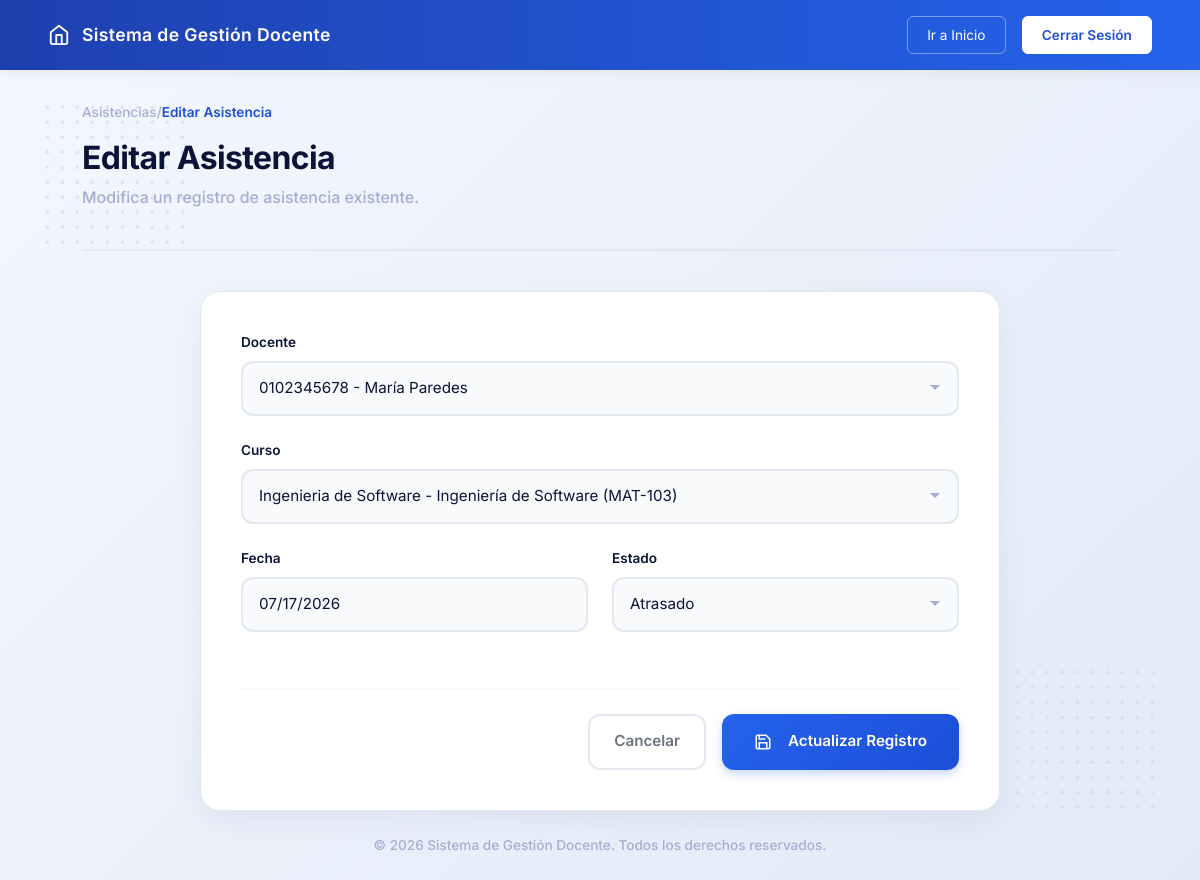
/asistencias-docente?accion=editar&id_asistencia=6 (signed in), run on the app's committed database.
### tables this page shows
CREATE TABLE asistencias (
    id_asistencia INT(11) NOT NULL AUTO_INCREMENT,
    id_curso INT(11) NOT NULL,
    id_docente INT(11) NOT NULL,
    fecha DATE NOT NULL DEFAULT (CURRENT_DATE),
    fecha_modificacion TIMESTAMP NOT NULL DEFAULT CURRENT_TIMESTAMP,
    fecha_creacion TIMESTAMP NOT NULL DEFAULT CURRENT_TIMESTAMP,
    estado ENUM(
        'presente',
        'ausente',
        'atrasado'
    ) NOT NULL DEFAULT 'presente',

    PRIMARY KEY(id_asistencia),

    CONSTRAINT fk_asistencia_curso
        FOREIGN KEY(id_curso)
        REFERENCES cursos(id_curso),

    CONSTRAINT fk_asistencia_docente
        FOREIGN KEY(id_docente)
        REFERENCES docentes(id_docente)

);

CREATE TABLE docentes (
    id_docente INT(11) NOT NULL AUTO_INCREMENT,
    cedula VARCHAR(10) NOT NULL,
    primer_nombre VARCHAR(100) NOT NULL,
    segundo_nombre VARCHAR(100) DEFAULT NULL,
    primer_apellido VARCHAR(100) NOT NULL,
    segundo_apellido VARCHAR(100) DEFAULT NULL,
    especialidad VARCHAR(100) NOT NULL,
    fecha_modificacion TIMESTAMP NOT NULL DEFAULT CURRENT_TIMESTAMP,
    fecha_creacion TIMESTAMP NOT NULL DEFAULT CURRENT_TIMESTAMP,
    estado ENUM('activo','inactivo') NOT NULL DEFAULT 'activo',

    PRIMARY KEY(id_docente),
    UNIQUE KEY uk_docente_cedula(cedula)
);

CREATE TABLE cursos (
    id_curso INT(11) NOT NULL AUTO_INCREMENT,
    id_docente INT(11) NOT NULL,
    id_asignatura INT(11) NOT NULL,
    paralelo VARCHAR(10) NOT NULL,
    nombre VARCHAR(100) NOT NULL,
    horario VARCHAR(100) NOT NULL,
    descripcion VARCHAR(200) NOT NULL,
    cantidad_alumnos INT(11) NOT NULL DEFAULT 0,
    fecha_modificacion TIMESTAMP NOT NULL DEFAULT CURRENT_TIMESTAMP,
    fecha_creacion TIMESTAMP NOT NULL DEFAULT CURRENT_TIMESTAMP,
    estado ENUM('activo','inactivo') NOT NULL DEFAULT 'activo',

    PRIMARY KEY(id_curso),

    CONSTRAINT fk_curso_docente
        FOREIGN KEY(id_docente)
        REFERENCES docentes(id_docente),

    CONSTRAINT fk_curso_asignatura
        FOREIGN KEY(id_asignatura)
        REFERENCES asignaturas(id_asignatura)

);

CREATE TABLE asignaturas (
    id_asignatura INT(11) NOT NULL AUTO_INCREMENT,
    codigo VARCHAR(20) NOT NULL,
    nombre VARCHAR(100) NOT NULL,
    semestre ENUM(
        'Primer',
        'Segundo',
        'Tercero',
        'Cuarto',
        'Quinto',
        'Sexto',
        'Septimo',
        'Octavo',
        'Noveno',
        'Decimo'
    ) NOT NULL,
    creditos INT(2) NOT NULL,
    fecha_modificacion TIMESTAMP NOT NULL DEFAULT CURRENT_TIMESTAMP,
    fecha_creacion TIMESTAMP NOT NULL DEFAULT CURRENT_TIMESTAMP,
    estado ENUM('activo','inactivo') NOT NULL DEFAULT 'activo',

    PRIMARY KEY(id_asignatura),
    UNIQUE KEY uk_asignatura_codigo(codigo)
);

### config/Conexion.php (called while the page is built)
<?php
class Conexion
{
    private static $conexion = null;
    public static function conectar()
    {
        if (self::$conexion == null) {
            try {
                self::$conexion = new PDO(
                    "mysql:host=localhost;port=3306;dbname=gestion_docentes_db;charset=utf8",
                    "root",
                    ""
                );
                self::$conexion->setAttribute(
                    PDO::ATTR_ERRMODE,
                    PDO::ERRMODE_EXCEPTION
                );
                self::$conexion->setAttribute(
                    PDO::ATTR_DEFAULT_FETCH_MODE,
                    PDO::FETCH_ASSOC
                );
            } catch (PDOException $e) {
                die("Error de conexión: " . $e->getMessage());
            }
        }
        return self::$conexion;
    }
}

### app/modelos/DocenteModelo.php (called while the page is built, shortened)
<?php
require_once 'config/Conexion.php';
class DocenteModelo
{
    private $conexion;
    public function __construct()
    {
        $this->conexion = Conexion::conectar();
    }
    public function listar()
    {
        $sql = "SELECT id_docente, cedula, primer_nombre, segundo_nombre, primer_apellido, segundo_apellido, fecha_creacion, especialidad, estado
                FROM docentes
                ORDER BY id_docente DESC";
        $stmt = $this->conexion->query($sql);
        return $stmt->fetchAll(PDO::FETCH_ASSOC);
    }
}

### app/modelos/AsistenciaModelo.php (called while the page is built, shortened)
<?php
require_once 'config/Conexion.php';
class AsistenciaModelo
{
    private $conexion;
    public function __construct()
    {
        $this->conexion = Conexion::conectar();
    }
    public function buscar($id_asistencia)
    {
        $sql = "SELECT
                    a.id_asistencia,
                    a.id_curso,
                    a.id_docente,
                    a.fecha,
                    a.estado,
                    c.nombre AS curso,
                    c.paralelo,
                    d.primer_nombre,
                    d.primer_apellido,
                    asig.nombre AS asignatura_nombre
                FROM asistencias a
                INNER JOIN cursos c
                    ON a.id_curso = c.id_curso
                INNER JOIN docentes d
                    ON a.id_docente = d.id_docente
                INNER JOIN asignaturas asig
                    ON c.id_asignatura = asig.id_asignatura
                WHERE a.id_asistencia = :id_asistencia";
        $stmt = $this->conexion->prepare($sql);
        $stmt->execute([
            ':id_asistencia' => $id_asistencia
        ]);
        return $stmt->fetch(PDO::FETCH_ASSOC);
    }
}

### app/modelos/CursoModelo.php (called while the page is built, shortened)
<?php
require_once 'config/Conexion.php';
class CursoModelo
{
    private $conexion;
    public function __construct()
    {
        $this->conexion = Conexion::conectar();
    }
    public function listar(?int $id_docente = null)
    {
        $stmt = '';
        if (!$id_docente) {
            $sql = "SELECT c.id_curso, CONCAT(d.primer_nombre, ' ', d.primer_apellido) as docente,
                a.nombre as asignatura, c.nombre, c.paralelo, c.descripcion,
                c.paralelo, c.horario, c.cantidad_alumnos, c.fecha_creacion,
                c.fecha_modificacion, c.estado
                FROM cursos c
                JOIN docentes d ON c.id_docente = d.id_docente
                JOIN asignaturas a ON c.id_asignatura = a.id_asignatura
                ORDER BY c.id_curso DESC";
          $stmt = $this->conexion->query($sql);
        }
        return $stmt->fetchAll(PDO::FETCH_ASSOC);
    }
}

### app/vistas/asistencias-docente/asistencia_editar.php (the view, shortened to what this page needs)
<?php
require_once __DIR__."/../layout/header.php";
$usuario_rol = $_SESSION["usuario"]["rol"];
?>
    <div class="dot-pattern top-left"></div>
    <div class="dot-pattern bottom-right"></div>
    <main class="main-container content-align-top">
        <div class="breadcrumb" style="color: var(--text-gray); font-size: 0.85rem; margin-bottom: 1rem;">
            <a href="/gestion-docentes-web/asistencias-docente" style="color: var(--text-gray); text-decoration: none;">Asistencias</a> / <span style="color: var(--c-primary-main); font-weight: 600;">Editar Asistencia</span>
        </div>
        <header class="section-header">
            <div>
                <h1 class="page-title">Editar Asistencia</h1>
                <p class="page-subtitle">Modifica un registro de asistencia existente.</p>
            </div>
        </header>
        <div class="details-layout" style="grid-template-columns: 1fr; max-width: 800px; margin: 0 auto; width: 100%;">
            <div class="form-section">
                <div class="section-card">
                    <form id="formEditarAsistencia">
                        <div class="form-group" <?php if(strcmp($usuario_rol, "administrador") != 0) echo "hidden"; ?>>
                            <label for="id_docente">Docente</label>
                            <select class="form-input" id="id_docente" name="id_docente" required>
                                <?php foreach ($docentes as $docente): ?>
                                    <option value="<?= htmlspecialchars($docente['id_docente']) ?>"
                                        <?= (isset($asistencia['id_docente']) &&
                                            $asistencia['id_docente'] == $docente['id_docente']) ? 'selected' : '' ?>>
                                        <?= htmlspecialchars(
                                            $docente['cedula'] . ' - ' .
                                            $docente['primer_nombre'] . ' ' .
                                            $docente['primer_apellido']
                                        ) ?>
                                    </option>
                                <?php endforeach; ?>
                            </select>
                        </div>
                        <div class="form-group">
                            <label for="id_curso">Curso</label>
                            <select class="form-input" id="id_curso" name="id_curso" required>
                                <?php foreach ($cursos as $curso): ?>
                                    <option value="<?= htmlspecialchars($curso['id_curso']) ?>"
                                        <?= (isset($asistencia['id_curso']) &&
                                            $asistencia['id_curso'] == $curso['id_curso']) ? 'selected' : '' ?>>
                                        <?= htmlspecialchars(
                                            $curso['nombre'] .
                                            ' - ' .
                                            $curso['asignatura'] .
                                            ' (' .
                                            $curso['paralelo'] .
                                            ')'
                                        ) ?>
                                    </option>
                                <?php endforeach; ?>
                            </select>
                        </div>
                        <div class="grid-2">
                            <div class="form-group">
                                <label for="fecha">Fecha</label>
                                <input
                                    readonly
                                    type="date"
                                    class="form-input"
                                    id="fecha"
                                    name="fecha"
                                    value="<?= htmlspecialchars($asistencia['fecha'] ?? '') ?>"
                                    required>
                            </div>
                            <div class="form-group">
                                <label for="estado">Estado</label>
                                <select class="form-input" id="estado" name="estado" required>
                                    <option value="atrasado"
                                        <?= (isset($asistencia['estado']) && $asistencia['estado'] === 'atrasado') ? 'selected' : '' ?>>
                                        Atrasado
                                    </option>
                                </select>
                            </div>
                        </div>
                        <div class="form-actions-bar">
                            <a href="/gestion-docentes-web/asistencias-docente" class="btn-cancel">
                                Cancelar
                            </a>
                            <button type="submit" class="btn-save">
                                <svg width="18" height="18" viewBox="0 0 24 24"
                                    fill="none" stroke="currentColor"
                                    stroke-width="2"
                                    style="margin-right:0.5rem;">
                                    <path d="M19 21H5a2 2 0 0 1-2-2V5a2 2 0 0 1 2-2h11l5 5v11a2 2 0 0 1-2 2z"></path>
                                    <polyline points="17 21 17 13 7 13 7 21"></polyline>
                                    <polyline points="7 3 7 8 15 8"></polyline>
                                </svg>
                                Actualizar Registro
                            </button>
                        </div>
                    </form>
                </div>
            </div>
        </div>
    </main>
    <div class="toast-container position-fixed bottom-0 end-0 p-3">
    </div>
<?php require_once __DIR__."/../layout/footer.php" ?>

### public/css/style.css (style rules this page uses)
:root { --bg-gradient-start: #F4F7FE; --bg-gradient-end: #E2EAF8; --text-dark: #0B1437; --text-gray: #A3AED0; --card-bg: #FFFFFF; --border-color: #E2E8F0; --c-blue-light: #E1E9F8; --c-blue-main: #4361EE; --c-primary-light: #4A85F6; --c-primary-main: #1D4ED8; --c-teal-light: #D1FAE5; --c-teal-main: #10B981; --c-purple-light: #EDE9FE; --c-purple-main: #8B5CF6; --c-orange-light: #fef5e9; --c-orange-main: #f6975c; }
* { margin: 0; padding: 0; box-sizing: border-box; font-family: 'Inter', sans-serif; }
.home-body { background: linear-gradient(135deg, var(--bg-gradient-start) 0%, var(--bg-gradient-end) 100%); min-height: 100vh; display: flex; flex-direction: column; position: relative; }
.main-container { flex: 1; width: 100%; max-width: 1100px; margin: 0 auto; padding: 0 2rem; position: relative; z-index: 10; display: flex; flex-direction: column; justify-content: center; }
.content-align-top { justify-content: flex-start !important; padding-top: 2rem !important; }
.dot-pattern { position: absolute; width: 150px; height: 150px; background-image: radial-gradient(circle, #CBD5E1 2px, transparent 2px); background-size: 15px 15px; opacity: 0.5; z-index: 1; }
.top-left { top: 100px; left: 40px; }
.bottom-right { bottom: 80px; right: 40px; }
.breadcrumb { color: var(--text-gray); font-size: 0.85rem; margin-bottom: 0.5rem; font-weight: 500; }
.section-header { display: flex; justify-content: space-between; align-items: flex-end; margin-bottom: 2.5rem; border-bottom: 2px solid rgba(11, 20, 55, 0.05); padding-bottom: 1.5rem; }
.page-title { font-size: 2rem; font-weight: 700; color: var(--text-dark); letter-spacing: -0.02em; }
.page-subtitle { color: var(--text-gray); font-size: 1rem; font-weight: 500; }
.details-layout { display: grid; grid-template-columns: 1fr 300px; gap: 2rem; align-items: start; }
.form-section { width: 100%; }
.section-card { background: #FFFFFF; border-radius: 20px; padding: 2.5rem; box-shadow: 0 10px 30px rgba(11, 20, 55, 0.06); border: 1px solid var(--border-color); }
.grid-2 { display: grid; grid-template-columns: 1fr 1fr; gap: 1.5rem; }
.form-group { margin-bottom: 1.5rem; }
.form-group label { display: block; font-size: 0.85rem; font-weight: 600; color: var(--text-dark); margin-bottom: 0.5rem; }
.form-input { width: 100%; padding: 0.9rem 1rem; font-size: 0.95rem; font-family: 'Inter', sans-serif; color: var(--text-dark); background-color: #F8FAFC; border: 2px solid var(--border-color); border-radius: 12px; transition: all 0.3s ease; outline: none; }
.form-input::placeholder { color: var(--text-gray); font-weight: 400; }
select.form-input { appearance: none; background-repeat: no-repeat; background-position: right 1rem center; padding-right: 2.5rem; cursor: pointer; }
select.form-input option { padding: 0.5rem; }
.form-actions-bar { display: flex; justify-content: flex-end; gap: 1rem; margin-top: 2rem; padding-top: 1.5rem; border-top: 2px solid var(--bg-gradient-start); }
.btn-save { background: linear-gradient(135deg, #2563EB 0%, #1D4ED8 100%); color: white; padding: 0.9rem 2rem; border-radius: 12px; border: none; font-weight: 600; font-size: 0.95rem; display: inline-flex; align-items: center; gap: 0.5rem; cursor: pointer; transition: all 0.3s ease; box-shadow: 0 4px 10px rgba(37, 99, 235, 0.25); }
.btn-save svg { flex-shrink: 0; }
.btn-cancel { background: transparent; color: #6B7280; padding: 0.9rem 1.5rem; border-radius: 12px; text-decoration: none; font-weight: 600; font-size: 0.95rem; border: 2px solid var(--border-color); transition: all 0.3s ease; }

### data on the page
asistencias: id_docente "0102345678 - María Paredes", id_curso "Ingenieria de Software - Ingeniería de Software (MAT-103)", fecha "07/17/2026", estado "Atrasado"

### other printed values
$menu["nombre"] "Inicio"
